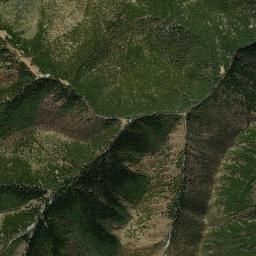
#> input picture examples/guide-map-yading/map/data/sat/14/12754/6832.jpg, 256 x 256 px
$ python frame_qa.py ../../../examples/guide-map-yading/map/data/sat/14/12754/6832.jpg
#> lines starting #> are read from the running program, lines starting #| are printed output that depends on the picture
#!/usr/bin/env python3
# -*- coding: utf-8 -*-
"""render_core/python/frame_qa.py — 黑带(letterbox/pillarbox)均匀度扫描硬闸

x264 黑电平在 16-32 之间，亮度阈值测不出黑带；正解=std 均匀度（黑带 std≈0，内容 std>2）。
用法: python3 frame_qa.py <video|image> [--times t1,t2,...] [--band 400] [--thr 2.0]
默认抽 5 个均布时刻；右带=右 band px，下带=下 band px（--sides 可选 left,top）。
"""
import argparse, subprocess, sys, tempfile, os
import numpy as np
from PIL import Image


def probe_dur(path):
    return float(subprocess.run(["ffprobe", "-v", "error", "-show_entries", "format=duration",
                                 "-of", "csv=p=0", path], capture_output=True, text=True).stdout.strip())


def frame_at(video, t, out):
    subprocess.run(["ffmpeg", "-y", "-v", "error", "-ss", str(t), "-i", video,
                    "-frames:v", "1", out], check=True)


def scan(img_path, band, thr=None):
#> called with band = 400
    g = np.asarray(Image.open(img_path).convert("L")).astype(np.float32)
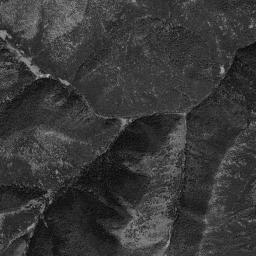
#> g: shape (256, 256) float32; min 3, max 191, mean 56
    h, w = g.shape
#> h = 256; w = 256
    return {"right": g[:, w - band:].std(), "bottom": g[h - band:, :].std(),
            "left": g[:, :band].std(), "top": g[:band, :].std(), "size": (w, h)}


def main():
    ap = argparse.ArgumentParser()
    ap.add_argument("src")
    ap.add_argument("--times", default=None)
    ap.add_argument("--band", type=int, default=400)
    ap.add_argument("--thr", type=float, default=2.0)
    ap.add_argument("--sides", default="right,bottom")
    args = ap.parse_args()
    sides = args.sides.split(",")
    fails = []
    if args.src.lower().endswith((".png", ".jpg", ".jpeg")):
        checks, tmp = [("img", args.src)], None
    else:
        dur = probe_dur(args.src)
        times = [float(x) for x in args.times.split(",")] if args.times else \
            [round(dur * f, 1) for f in (0.05, 0.3, 0.5, 0.75, 0.95)]
        tmp = tempfile.mkdtemp()
        checks = []
        for t in times:
            p = os.path.join(tmp, f"f{t}.png")
            frame_at(args.src, t, p)
            checks.append((f"t={t}", p))
    for tag, p in checks:
        r = scan(p, args.band)
#> r = {'right': 18.9, 'bottom': 21.86, 'left': 20.86, 'top': 20.86, 'size': (256, 256)}
        line = f"  {tag:>8} " + " ".join(f"{s}={r[s]:6.2f}" for s in sides)
        bad = [s for s in sides if r[s] < args.thr]
#> bad = []
        if bad:
            fails.append(f"{tag} 黑带检出: {bad} (std<{args.thr}, size={r['size']})")
            print(line, " ← 黑带!")
        else:
            print(line)
#|        img right= 18.90 bottom= 21.86
    if fails:
        print("FAIL", *fails, sep="\n  ")
        sys.exit(1)
    print(f"PASS letterbox scan ({len(checks)} 帧, band={args.band}px, thr={args.thr})")


if __name__ == "__main__":
    main()

$ run again, on examples/guide-map-yading/map/data/sat/14/12754/6834.jpg
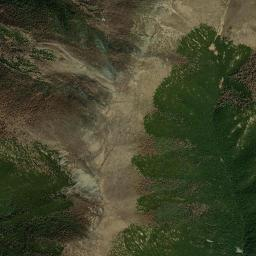
#> input picture examples/guide-map-yading/map/data/sat/14/12754/6834.jpg, 256 x 256 px
#> in scan, `g = np.asarray(Image.open(img_path).convert("L")).astype(np.float32)`:
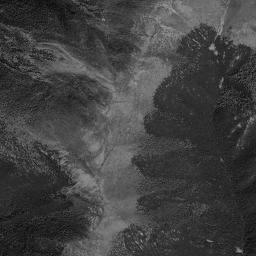
#> g: shape (256, 256) float32; min 7, max 161, mean 65.4
#> r = {'right': 27.11, 'bottom': 24.94, 'left': 26.5, 'top': 26.5, 'size': (256, 256)}
#> bad = []
#|        img right= 27.11 bottom= 24.94

$ run again, on examples/guide-map-yading/map/data/sat/14/12754/6835.jpg
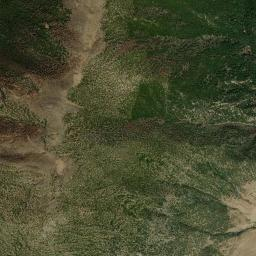
#> input picture examples/guide-map-yading/map/data/sat/14/12754/6835.jpg, 256 x 256 px
#> in scan, `g = np.asarray(Image.open(img_path).convert("L")).astype(np.float32)`:
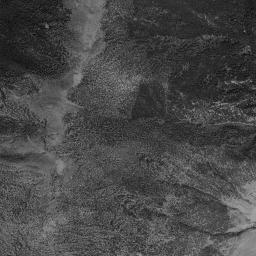
#> g: shape (256, 256) float32; min 5, max 163, mean 71.5
#> r = {'right': 24.56, 'bottom': 21.97, 'left': 24.62, 'top': 24.62, 'size': (256, 256)}
#> bad = []
#|        img right= 24.56 bottom= 21.97

$ run again, on examples/guide-map-yading/map/data/sat/14/12754/6836.jpg
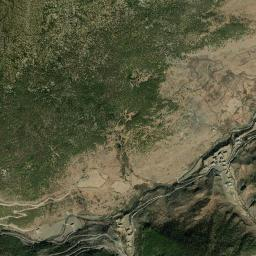
#> input picture examples/guide-map-yading/map/data/sat/14/12754/6836.jpg, 256 x 256 px
#> in scan, `g = np.asarray(Image.open(img_path).convert("L")).astype(np.float32)`:
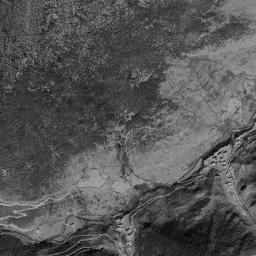
#> g: shape (256, 256) float32; min 2, max 191, mean 85.1
#> r = {'right': 34.38, 'bottom': 35.43, 'left': 32.16, 'top': 32.16, 'size': (256, 256)}
#> bad = []
#|        img right= 34.38 bottom= 35.43
